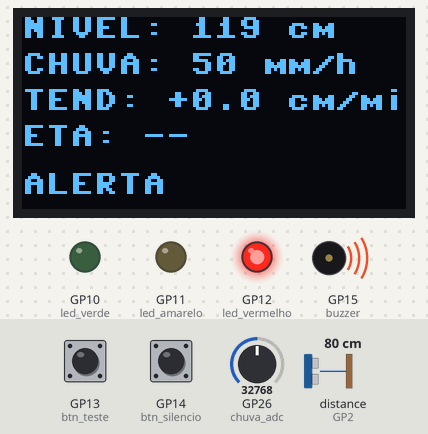
Recording of a program running on a simulated Raspberry Pi Pico running MicroPython. Parts: 128×64 one-colour display, output pins drawn as LEDs (lit = HIGH), buzzer (waves = sounding). Wiring (from the project's diagram.json): green LED on GP10, yellow LED on GP11, red LED on GP12, blue button on GP13, yellow button MUDO on GP14, buzzer on GP15, potentiometer on GP26. Dashed ring = blinking. The inputs (shaded band) are chosen by the test bench; at power-on: distance to the obstacle (sensor on GP2) 80 cm, GP14 (btn_silencio) HIGH, GP13 (btn_teste) HIGH, GP26 (chuva_adc) = 32768 (analog values on the 0–65535 scale). The echo pulse lasts 58.3 µs per cm; library files of the repository ran but are not shown: ssd1306.py; pins used as bus, display or sensor lines are not drawn; what the program prints to the serial console is not drawn.

Above: at 1.2 s.
1.3 s: distance to the obstacle (sensor on GP2) set to 2 cm
At 2.31 s:
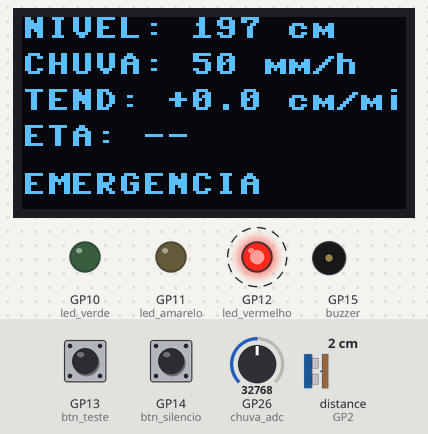
3.5 s: GP14 (btn_silencio) pulled LOW for 0.15 s
At 3.91 s:
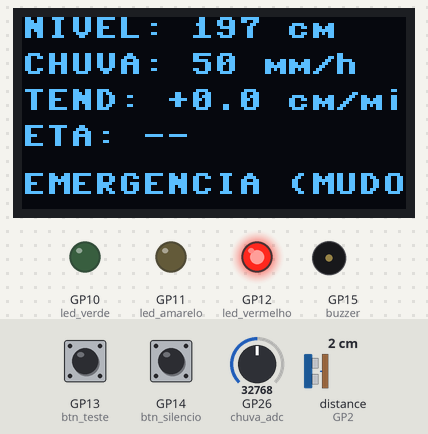
4.2 s: distance to the obstacle (sensor on GP2) set to 120 cm
At 4.91 s:
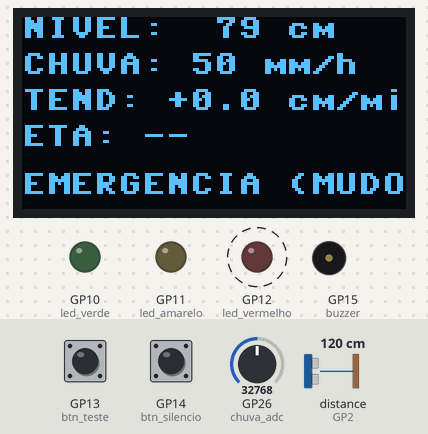
7.3 s: distance to the obstacle (sensor on GP2) set to 99 cm
At 10.1 s:
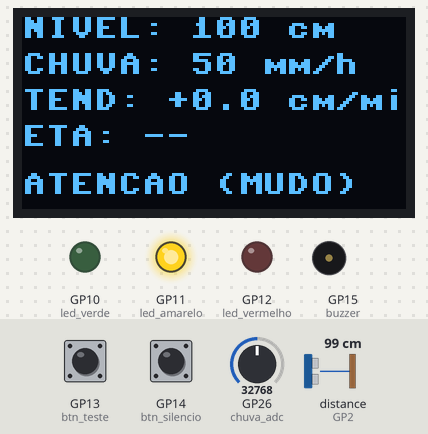
10.4 s: distance to the obstacle (sensor on GP2) set to 91 cm
At 11.1 s:
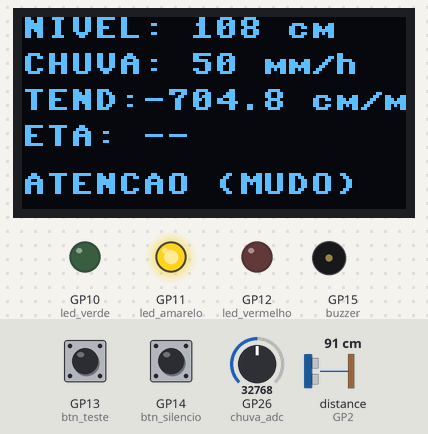
12.7 s: GP14 (btn_silencio) pulled LOW for 3.2 s
At 26.5 s:
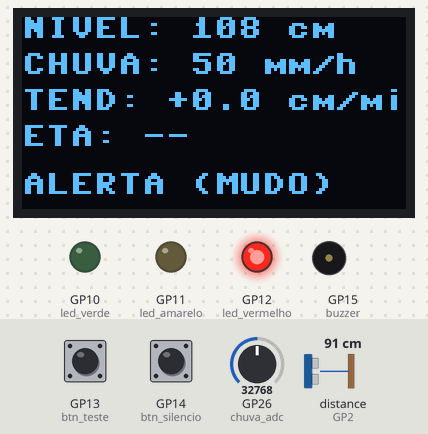
Timing chart, 0 to 26.8 s (numbered marks = the images above; inputs shaded):
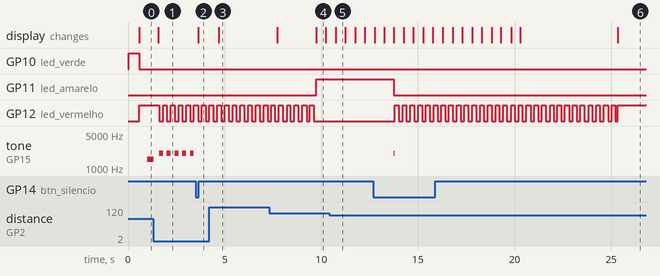

The program:

main.py
```python
"""
Alerta de Enchente com Previsão de Transbordamento - medir o nível da água, o sistema calcula a VELOCIDADE de subida
e estima em quantos minutos o canal vai transbordar, antecipando o alerta.

Entradas : HC-SR04 (nível), potenciômetro (chuva), 2 botões (silenciar / teste)
Saídas   : 3 LEDs, buzzer (padrões por estado), display OLED SSD1306
"""
from machine import Pin, PWM, ADC, I2C, time_pulse_us
from utime import ticks_ms, ticks_diff, sleep_ms
import ssd1306

ALTURA_SENSOR_CM = 200      # distância do sensor até o fundo do canal
NIVEL_TRANSBORDO = 150      # nível (cm) em que a água transborda
LIMITES = (80, 110, 140)    # ATENÇÃO, ALERTA, EMERGÊNCIA (cm)
HISTERESE_CM = 5            # folga para descer de estado
TEMPO_DESCIDA_MS = 5000     # tempo mínimo abaixo do limite para descer
CHUVA_MAX_MM_H = 100        # fundo de escala do potenciômetro
CHUVA_FORTE = 60            # mm/h considerado chuva forte
JANELA_AMOSTRAS = 20        # amostras usadas no cálculo da tendência
INTERVALO_LEITURA_MS = 500
SILENCIO_MS = 30000         # duração do botão silenciar
DURACAO_TESTE_MS = 3000

NORMAL, ATENCAO, ALERTA, EMERGENCIA = 0, 1, 2, 3
NOMES = ("NORMAL", "ATENCAO", "ALERTA", "EMERGENCIA")
# (período total, tempo ligado, frequência) do buzzer por estado
PADROES_BUZZER = {
    ATENCAO: (2000, 100, 1000),
    ALERTA: (1000, 300, 1500),
    EMERGENCIA: (400, 200, 2000),
}

# HARDWARE
trig = Pin(3, Pin.OUT)
echo = Pin(2, Pin.IN)
chuva_adc = ADC(26)
led_verde = Pin(10, Pin.OUT)
led_amarelo = Pin(11, Pin.OUT)
led_vermelho = Pin(12, Pin.OUT)
buzzer = PWM(Pin(15))
buzzer.duty_u16(0)
btn_teste = Pin(13, Pin.IN, Pin.PULL_UP)
btn_silencio = Pin(14, Pin.IN, Pin.PULL_UP)
i2c = I2C(0, sda=Pin(4), scl=Pin(5), freq=400000)
oled = ssd1306.SSD1306_I2C(128, 64, i2c)

# LEITURAS
def ler_distancia_cm():
    """Distância medida pelo HC-SR04 em cm (None se falhar)."""
    trig.low()
    sleep_ms(2)
    trig.high()
    sleep_ms(1)
    trig.low()
    duracao = time_pulse_us(echo, 1, 30000)
    if duracao < 0:
        return None
    return duracao / 58.0

def ler_chuva_mm_h():
    return chuva_adc.read_u16() * CHUVA_MAX_MM_H / 65535

# TENDÊNCIA E PREVISÃO
historico = []  # lista de (tempo_ms, nivel_cm)

def registrar(nivel, agora):
    historico.append((agora, nivel))
    if len(historico) > JANELA_AMOSTRAS:
        historico.pop(0)


def media_movel(valores):
    return sum(valores) / len(valores)


def taxa_cm_min():
    """Velocidade de subida (cm/min): média da 2ª metade da janela
    menos média da 1ª metade, dividido pelo tempo entre elas."""
    if len(historico) < JANELA_AMOSTRAS:
        return 0.0
    meio = JANELA_AMOSTRAS // 2
    ini = historico[:meio]
    fim = historico[meio:]
    dt_min = ticks_diff(fim[meio // 2][0], ini[meio // 2][0]) / 60000
    if dt_min <= 0:
        return 0.0
    return (media_movel([n for _, n in fim]) - media_movel([n for _, n in ini])) / dt_min

def tempo_ate_transbordar(nivel, taxa):
    """Minutos até o transbordo (None se estável/descendo)."""
    if taxa <= 0.2:
        return None
    return max(0.0, (NIVEL_TRANSBORDO - nivel) / taxa)

# MÁQUINA DE ESTADOS
def estado_por_nivel(nivel):
    estado = NORMAL
    for i, lim in enumerate(LIMITES):
        if nivel >= lim:
            estado = i + 1
    return estado

def estado_por_antecipacao(eta, chuva, taxa):
    """Sobe o estado ANTES de o nível chegar ao limite."""
    estado = NORMAL
    if chuva >= 40 and taxa > 0.5:
        estado = ATENCAO
    if chuva >= CHUVA_FORTE and taxa > 1:
        estado = ALERTA
    if eta is not None:
        if eta <= 15:
            estado = max(estado, ALERTA)
        if eta <= 5:
            estado = max(estado, EMERGENCIA)
    return estado

estado = NORMAL
descendo_desde = None

def atualizar_estado(nivel, eta, chuva, taxa, agora):
    """Sobe na hora; desce só com histerese + tempo de espera."""
    global estado, descendo_desde
    antecip = estado_por_antecipacao(eta, chuva, taxa)
    bruto = max(estado_por_nivel(nivel), antecip)
    if bruto >= estado:
        estado = bruto
        descendo_desde = None
        return
    com_folga = max(estado_por_nivel(nivel + HISTERESE_CM), antecip)
    if com_folga < estado:
        if descendo_desde is None:
            descendo_desde = agora
        elif ticks_diff(agora, descendo_desde) >= TEMPO_DESCIDA_MS:
            estado = com_folga
            descendo_desde = None
    else:
        descendo_desde = None

# SAÍDAS
silencio_ate = 0
teste_ate = 0

def atualizar_leds(agora):
    if teste_ate and ticks_diff(teste_ate, agora) > 0:
        led_verde.on()
        led_amarelo.on()
        led_vermelho.on()
        return
    led_verde.value(estado == NORMAL)
    led_amarelo.value(estado == ATENCAO)
    if estado == EMERGENCIA:
        led_vermelho.value((agora // 200) % 2)  # pisca
    else:
        led_vermelho.value(estado == ALERTA)

def atualizar_buzzer(agora):
    em_teste = teste_ate and ticks_diff(teste_ate, agora) > 0
    mudo = ticks_diff(silencio_ate, agora) > 0
    if em_teste:
        buzzer.freq(1200)
        buzzer.duty_u16(20000 if (agora // 150) % 2 else 0)
        return
    if estado == NORMAL or mudo:
        buzzer.duty_u16(0)
        return
    periodo, ligado, freq = PADROES_BUZZER[estado]
    if agora % periodo < ligado:
        buzzer.freq(freq)
        buzzer.duty_u16(20000)
    else:
        buzzer.duty_u16(0)

def atualizar_display(nivel, chuva, taxa, eta, mudo):
    oled.fill(0)
    oled.text("NIVEL:%4d cm" % nivel, 0, 0)
    oled.text("CHUVA:%3d mm/h" % chuva, 0, 12)
    oled.text("TEND:%+5.1f cm/min" % taxa, 0, 24)
    oled.text("ETA: " + ("--" if eta is None else "%d min" % eta), 0, 36)
    oled.text(NOMES[estado] + (" (MUDO)" if mudo else ""), 0, 52)
    oled.show()

def tela_erro():
    oled.fill(0)
    oled.text("FALHA NO SENSOR", 0, 28)
    oled.show()

# BOTÕES
ultimo_btn = 0

def tratar_botoes(agora):
    """Leitura sem bloqueio, com debounce de 250 ms."""
    global silencio_ate, teste_ate, ultimo_btn
    if ticks_diff(agora, ultimo_btn) < 250:
        return
    if btn_silencio.value() == 0:
        silencio_ate = agora + SILENCIO_MS
        ultimo_btn = agora
    elif btn_teste.value() == 0:
        teste_ate = agora + DURACAO_TESTE_MS
        ultimo_btn = agora

# LOOP
ultima_leitura = ticks_ms()
nivel = 0
chuva = 0
taxa = 0.0
eta = None
falha = False

print("Sistema de alerta de enchente iniciado")

while True:
    agora = ticks_ms()
    tratar_botoes(agora)

    if ticks_diff(agora, ultima_leitura) >= INTERVALO_LEITURA_MS:
        ultima_leitura = agora
        dist = ler_distancia_cm()
        chuva = ler_chuva_mm_h()
        if dist is None:
            falha = True
        else:
            falha = False
            estado_anterior = estado
            nivel = max(0, ALTURA_SENSOR_CM - dist)
            registrar(nivel, agora)
            taxa = taxa_cm_min()
            eta = tempo_ate_transbordar(nivel, taxa)
            atualizar_estado(nivel, eta, chuva, taxa, agora)
            if estado > estado_anterior:
                silencio_ate = 0  # novo agravamento reativa o alarme
                print("ESTADO:", NOMES[estado], "| nivel=%.0f taxa=%.1f" % (nivel, taxa))
        if falha:
            tela_erro()
        else:
            atualizar_display(nivel, chuva, taxa, eta, ticks_diff(silencio_ate, agora) > 0)

    atualizar_leds(agora)
    atualizar_buzzer(agora)
    sleep_ms(20)
```

Measured:
- after the input at 1.3 s, GP12 (led_vermelho): alternates HIGH for 0.19 s and LOW for 0.20 s, starting after 0.31 s; the display: changes after 0.27 s (image 1)
- after the input at 3.5 s, tone on GP15 (buzzer): stays silent (without the input it goes to 2000 Hz after 0.15 s); the display: changes after 0.15 s (image 2)
- after the input at 4.2 s, the display: changes after 0.49 s (image 3)
- after the input at 12.7 s, tone on GP15 (buzzer): goes on until 13.8 s, then stays silent; the display: first differs from a run without the input after 1.6 s (image 6 shows a later state)
- by itself, tone on GP15 (buzzer): repeats every 0.39 s: 2000 Hz 0.20 s, silent 0.18 s
- what the display in image 4 shows lasts 0.5 s, from 9.7 s to 10.2 s
